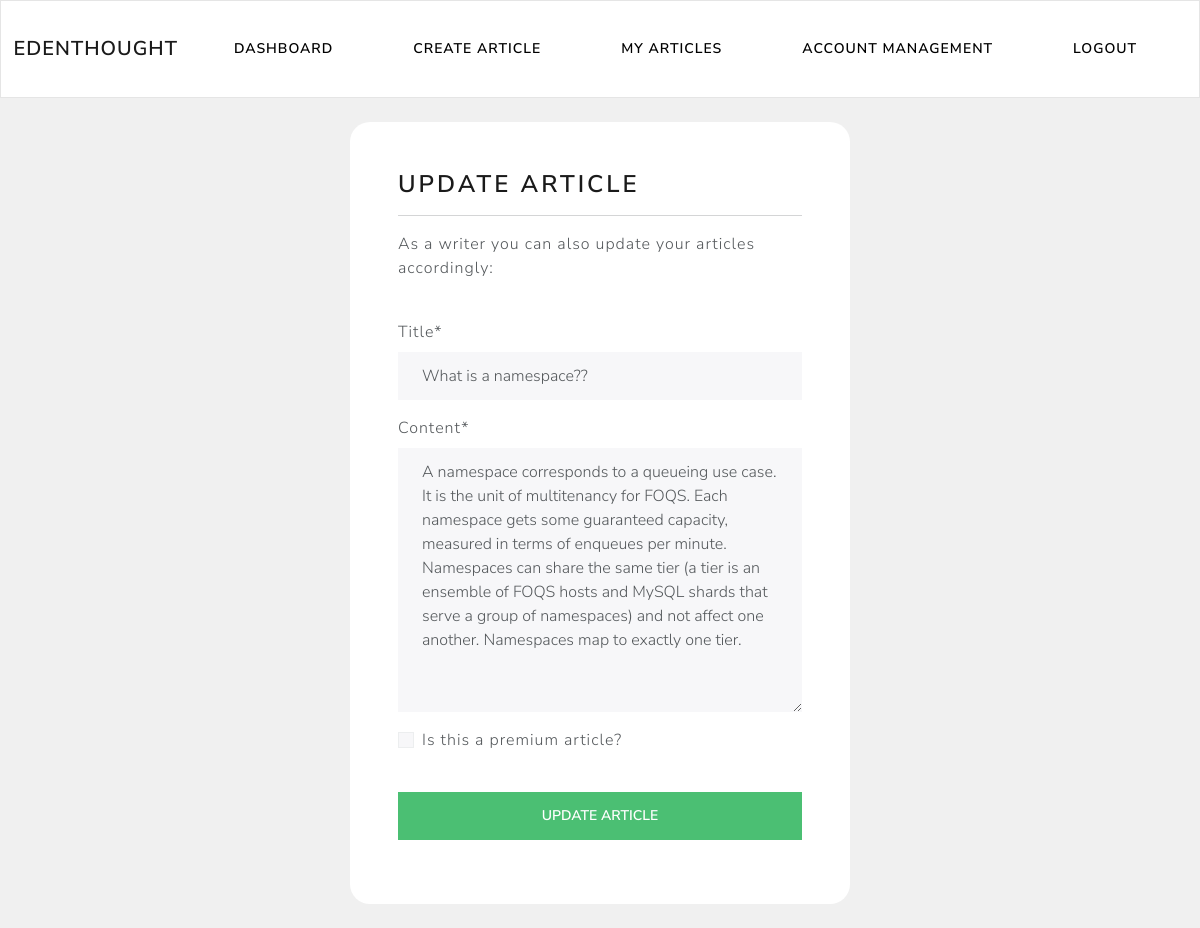
Screenshot of /writer/update-article/7 (signed in) with the database file from the repository.
### writer/models.py (models this page shows)
class Article(models.Model):
    title = models.CharField(max_length=150)
    content = models.TextField(max_length=10000)
    date_posted = models.DateTimeField(auto_now_add=True)
    is_premium = models.BooleanField(default=False, verbose_name="Is this a premium article?")
    user = models.ForeignKey(CustomUser, max_length=10, on_delete=models.CASCADE, null=True)    ### foreign key to CustomUser => when user account is deleted, cascading delete pertinient articles

### writer/views.py (the view)
# urls.py: path('update-article/<str:pk>', views.update_article, name="update-article"),
@login_required(login_url='my-login')
def update_article(request, pk):
    try:
        article = Article.objects.get(id=pk, user=request.user)    ## get articles for particular user
    except:
        return redirect('my-articles')
    form = ArticleForm(instance=article)    ## retrive that object then getting into HTML(prefilled), if not put instance here, the HTML will be  blank
    if request.method == 'POST':
        form = ArticleForm(request.POST, instance=article)
        if form.is_valid():
            form.save()
            return redirect('my-articles')
    context = {'UpdateArticleForm':form}
    return render(request, 'writer/update-article.html', context)

### writer/forms.py
class ArticleForm(ModelForm):   ## will fill in html
    class Meta:
        model = Article
        fields = ['title', 'content', 'is_premium',]

### writer/templates/writer/update-article.html (shortened to what this page needs)
{% extends 'writer/navbar.html' %}
{% load crispy_forms_tags %}
{% block content %}
    <br>
    <div class="container bg-white shadow-md p-5 form-layout">
        <h3> Update article </h3>
        <hr>
        <p> As a writer you can also update your articles accordingly: </p>
        <br>
        <form method="POST" autocomplete="off">
            {{UpdateArticleForm|crispy}}
            <br>
            <input class="btn btn-success w-100" type="submit" value="Update article"/>
        </form>
    </div>
    <br>
{% endblock %}

### static/css/styles.css (style rules this page uses)
.form-layout { width: 500px; border-radius: 20px; }

### rows the page displays
Article: title "What is a namespace??", content "A namespace corresponds to a queueing use case. It is the unit of multitenancy for FOQS. Each namespace gets some guaranteed capacity, measured in terms of enqueues per minute. Namespaces can share the same tier (a tier is an ensemble of FOQS hosts and MySQL shards that serve a group of namespaces) and not affect one another. Namespaces map to exactly one tier."
